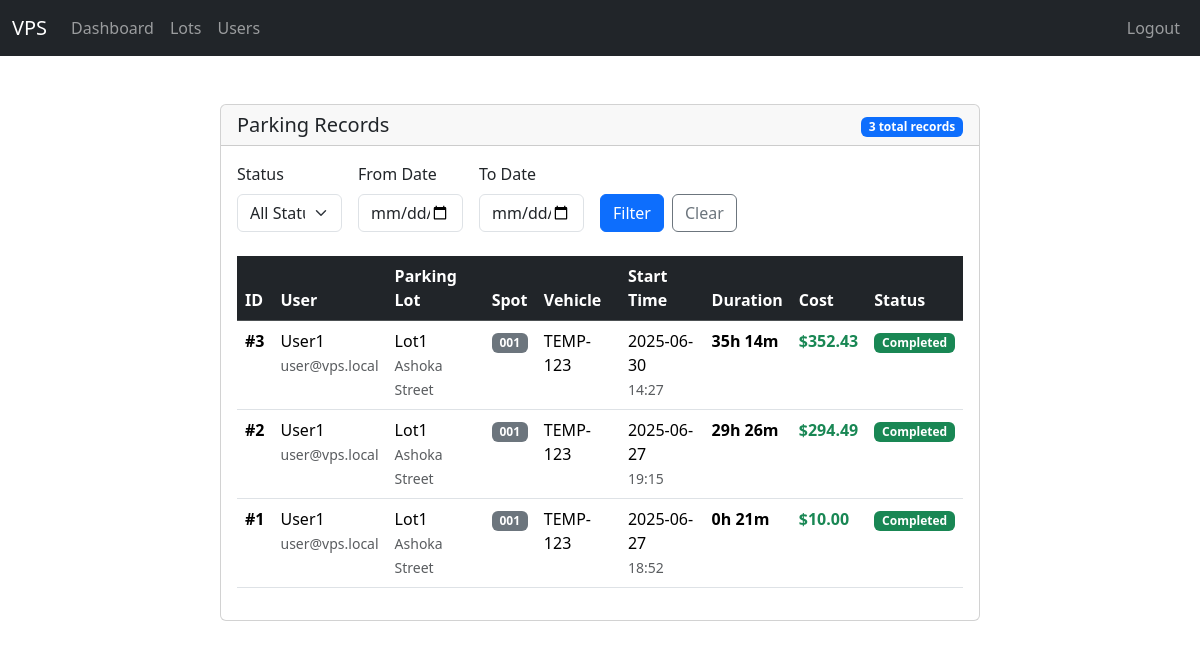
Before: /admin/parking-records (signed in) with the older database file.
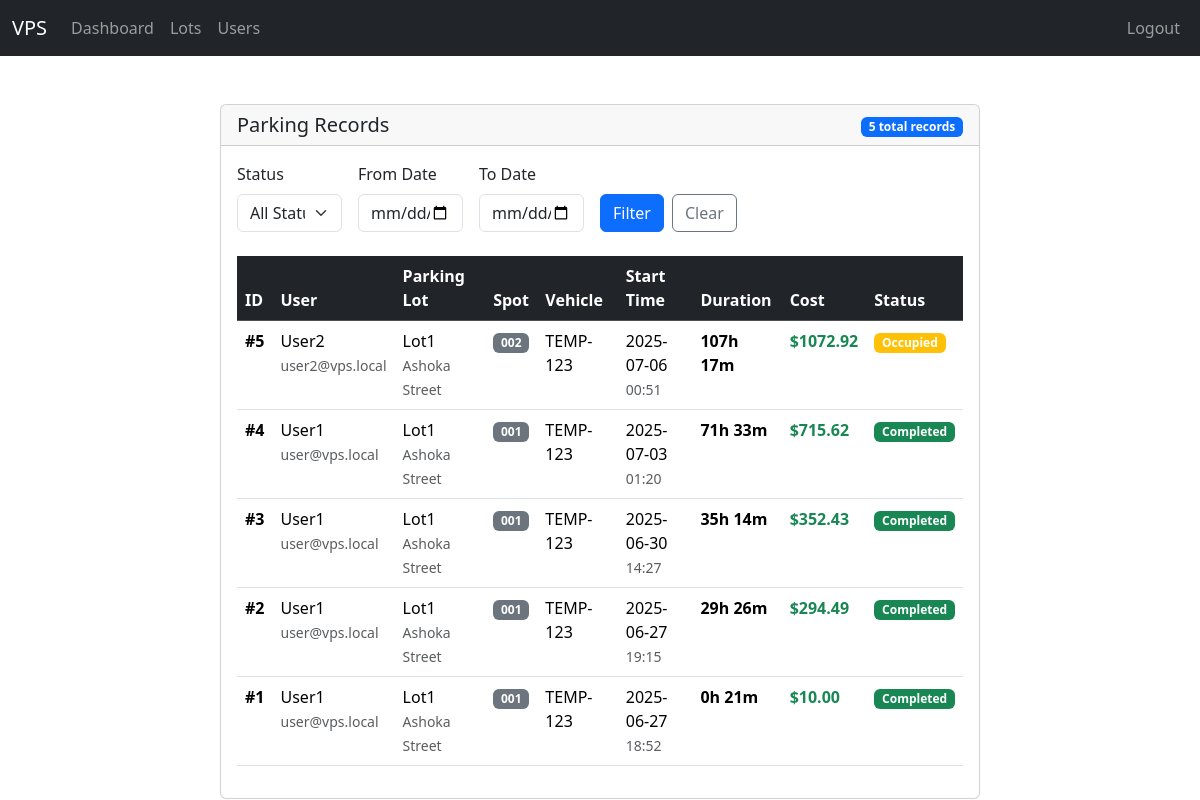
After: the same page with the newer database file.
### models/models.py (models this page shows, shortened)
class User(Base):
    __tablename__ = "users"
    id = Column(Integer, primary_key=True)
    email = Column(String, unique=True, nullable=False)
    password = Column(String, nullable=False)
    full_name = Column(String, nullable=False)
    address = Column(String)
    phone = Column(String)
    pin_code = Column(String(10))
    reservations = relationship(
        "Reservation", back_populates="user", cascade="all, delete-orphan"
    )

class ParkingLot(Base):
    __tablename__ = "parking_lots"
    id = Column(Integer, primary_key=True)
    name = Column(String, nullable=False)
    address_line_1 = Column(String, nullable=False)
    address_line_2 = Column(String)
    address_line_3 = Column(String)
    pin_code = Column(String(10), nullable=False)
    price_per_hour = Column(Numeric(10, 2), nullable=False)
    number_of_spots = Column(Integer, nullable=False)
    spots = relationship(
        "ParkingSpot", back_populates="parking_lot", cascade="all, delete-orphan"
    )

class ParkingSpot(Base):
    __tablename__ = "parking_spots"
    id = Column(Integer, primary_key=True)
    spot_number = Column(String, nullable=False)
    status = Column(PgEnum(SpotStatus), default=SpotStatus.AVAILABLE, nullable=False)
    parking_lot_id = Column(Integer, ForeignKey("parking_lots.id"), nullable=False)
    parking_lot = relationship("ParkingLot", back_populates="spots")
    reservations = relationship(
        "Reservation", back_populates="parking_spot", cascade="all, delete-orphan"
    )

class Reservation(Base):
    __tablename__ = "reservations"
    id = Column(Integer, primary_key=True)
    user_id = Column(Integer, ForeignKey("users.id"), nullable=False)
    parking_spot_id = Column(Integer, ForeignKey("parking_spots.id"), nullable=False)
    vehicle_number = Column(String, nullable=False)
    start_time = Column(DateTime, default=datetime.utcnow, nullable=False)
    occupy_time = Column(DateTime, nullable=True)
    end_time = Column(DateTime, nullable=True)
    user = relationship("User", back_populates="reservations")
    parking_spot = relationship("ParkingSpot", back_populates="reservations")

### app.py (the view)
@app.route("/admin/parking-records")
@login_required
@role_required("admin")
def admin_parking_records():
    with SessionLocal() as db:
        base_query = (
            db.query(Reservation)
            .options(
                selectinload(Reservation.user),
                selectinload(Reservation.parking_spot)
                .selectinload(ParkingSpot.parking_lot)
            )
            .order_by(Reservation.start_time.desc())
        )
        status_filter = request.args.get('status')
        date_from = request.args.get('date_from')
        date_to = request.args.get('date_to')
        if status_filter:
            if status_filter == 'active':
                base_query = base_query.filter(Reservation.end_time.is_(None))
            elif status_filter == 'completed':
                base_query = base_query.filter(Reservation.end_time.isnot(None))
        if date_from:
            try:
                date_from_obj = datetime.strptime(date_from, '%Y-%m-%d')
                base_query = base_query.filter(Reservation.start_time >= date_from_obj)
            except ValueError:
                pass
        if date_to:
            try:
                date_to_obj = datetime.strptime(date_to, '%Y-%m-%d')
                base_query = base_query.filter(Reservation.start_time <= date_to_obj)
            except ValueError:
                pass
        all_records = base_query.all()
        total_records_count = len(all_records)
        records_data = []
        for record in all_records:
            duration_minutes = 0
            session_cost = 0
            session_status = "Reserved"
            if record.end_time:
                duration_delta = record.end_time - record.start_time
                duration_minutes = int(duration_delta.total_seconds() / 60)
                session_cost = calculate_cost(record)
                session_status = "Completed"
            elif record.occupy_time:
                session_status = "Occupied"
                duration_delta = datetime.now() - record.start_time
                duration_minutes = int(duration_delta.total_seconds() / 60)
                session_cost = calculate_cost(record)
            else:
                session_status = "Reserved"
                duration_delta = datetime.now() - record.start_time
                duration_minutes = int(duration_delta.total_seconds() / 60)
                session_cost = calculate_cost(record)
            if duration_minutes > 0:
                hours = duration_minutes // 60
                minutes = duration_minutes % 60
                formatted_duration = f"{hours}h {minutes}m"
            else:
                formatted_duration = "0h 0m"
            record_data = {
                'reservation': record,
                'duration_minutes': duration_minutes,
                'formatted_duration': formatted_duration,
                'cost': session_cost,
                'status': session_status
            }
            records_data.append(record_data)
        return render_template("admin/parking_records.html",
                             records=records_data,
                             total_records=total_records_count,
                             filters={
                                 'status': status_filter,
                                 'date_from': date_from,
                                 'date_to': date_to
                             })

### app.py (called while the page is built)
def calculate_cost(reservation):
    if not reservation.end_time:
        current_time = datetime.now()
    else:
        current_time = reservation.end_time
    session_duration = current_time - reservation.start_time
    total_hours = max(1, session_duration.total_seconds() / 3600)
    hourly_rate = float(reservation.parking_spot.parking_lot.price_per_hour)
    total_fee = round(total_hours * hourly_rate, 2)
    return total_fee

def login_required(view_function):
    @wraps(view_function)
    def authentication_wrapper(*args, **kwargs):
        if "user_id" not in session:
            flash("Authentication required. Please log in to continue.")
            return redirect(url_for("login"))
        return view_function(*args, **kwargs)
    return authentication_wrapper

def role_required(required_role):
    def role_decorator(view_function):
        @wraps(view_function)
        def role_wrapper(*args, **kwargs):
            if session.get("role") != required_role:
                flash("Access denied. Insufficient privileges.")
                return redirect(url_for("login"))
            return view_function(*args, **kwargs)
        return role_wrapper
    return role_decorator

### templates/admin/parking_records.html (shortened to what the changed rows need)
{% extends 'base.html' %}
{% block content %}
<div class="container-fluid mt-4 px-0">
    <div class="card">
        <div class="card-header">
            <div class="row align-items-center">
                <div class="col-auto">
                    <span class="badge bg-primary">{{ total_records }} total records</span>
                </div>
            </div>
        </div>
        <div class="card-body">
            <div class="table-responsive">
                <table class="table table-hover">
                    <thead class="table-dark">
                        <tr>
                            <th>ID</th>
                            <th>User</th>
                            <th>Parking Lot</th>
                            <th>Spot</th>
                            <th>Vehicle</th>
                            <th>Start Time</th>
                            <th>Duration</th>
                            <th>Cost</th>
                            <th>Status</th>
                        </tr>
                    </thead>
                    <tbody>
                        {% for record in records %}
                            <tr>
                                <td><strong>#{{ record.reservation.id }}</strong></td>
                                <td>
                                    <div>{{ record.reservation.user.full_name }}</div>
                                    <small class="text-muted">{{ record.reservation.user.email }}</small>
                                </td>
                                <td>
                                    <div>{{ record.reservation.parking_spot.parking_lot.name }}</div>
                                    <small class="text-muted">{{ record.reservation.parking_spot.parking_lot.address_line_1 }}</small>
                                </td>
                                <td>
                                    <span class="badge bg-secondary">{{ record.reservation.parking_spot.spot_number }}</span>
                                </td>
                                <td>{{ record.reservation.vehicle_number }}</td>
                                <td>
                                    <div>{{ record.reservation.start_time.strftime('%Y-%m-%d') }}</div>
                                    <small class="text-muted">{{ record.reservation.start_time.strftime('%H:%M') }}</small>
                                </td>
                                <td>
                                    <strong>{{ record.get('formatted_duration', 'N/A') }}</strong>
                                </td>
                                <td>
                                    {% if record.cost > 0 %}
                                        <strong class="text-success">${{ "%.2f"|format(record.cost) }}</strong>
                                    {% else %}
                                        <span class="text-muted">-</span>
                                    {% endif %}
                                </td>
                                <td>
                                    {% if record.status == 'Completed' %}
                                        <span class="badge bg-success">{{ record.status }}</span>
                                    {% elif record.status == 'Occupied' %}
                                        <span class="badge bg-warning">{{ record.status }}</span>
                                    {% else %}
                                        <span class="badge bg-primary">{{ record.status }}</span>
                                    {% endif %}
                                </td>
                            </tr>
                        {% endfor %}
                    </tbody>
                </table>
            </div>
        </div>
    </div>
</div>
{% endblock %}

Changed rows visible on the page:
added Reservation: reservation.id "5", reservation.vehicle_number "TEMP-123", reservation.start_time "2025-07-06", reservation.start_time "00:51"
added User: reservation.user.full_name "User2", reservation.user.email "user2@vps.local"
now on this page (row edited): ParkingSpot: reservation.parking_spot.spot_number "002"
added Reservation: reservation.id "4", reservation.vehicle_number "TEMP-123", reservation.start_time "2025-07-03", reservation.start_time "01:20"
Other visible differences:
{{ total_records }}: "3" → "5"
new list line: "# 107h 17m $ 1072.92 Occupied"
new list line: "Lot1 Ashoka Street"
new list line: "# 71h 33m $ 715.62 Completed"
new list line: "User1 user@vps.local"
new list line: "001"
